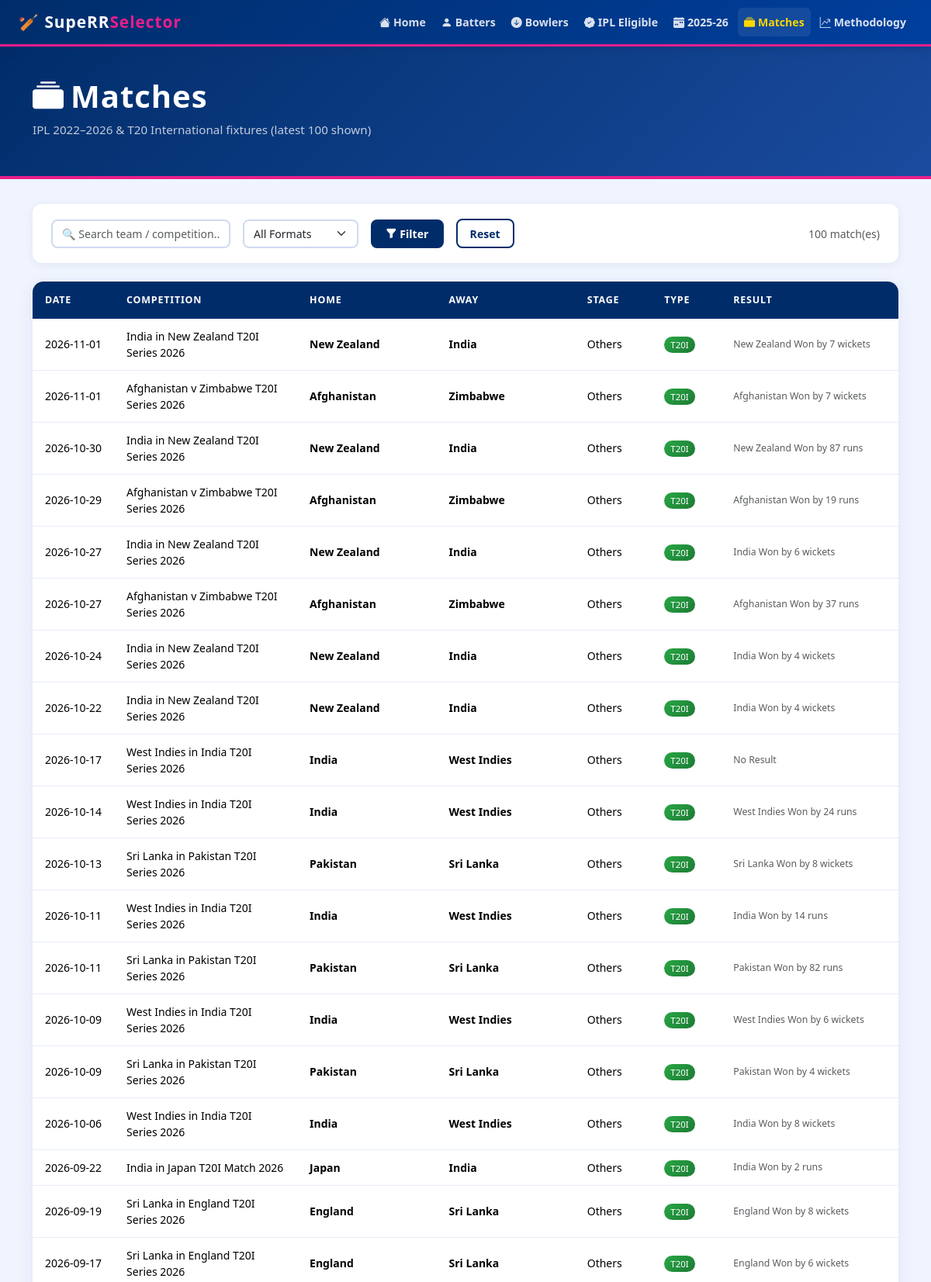
The page /matches/ (upper part) on the database its author committed.
### pressure_app/models.py (models this page shows, shortened)
class MatchSummary(models.Model):
    match_id = models.IntegerField(primary_key=True)
    comp_id = models.IntegerField()
    comp_name = models.CharField(max_length=200)
    match_date = models.CharField(max_length=50)
    stage = models.CharField(max_length=100)
    home_team = models.CharField(max_length=100)
    away_team = models.CharField(max_length=100)
    result = models.CharField(max_length=250)
    knock_out = models.BooleanField(default=False)
    is_ipl = models.BooleanField(default=False)
    class Meta:
        db_table = 'matches_summary'
        ordering = ['-match_date']

### pressure_app/views.py (the view)
# urls.py: path('matches/', views.matches_view, name='matches'),
def matches_view(request):
    query = request.GET.get('q', '').strip()
    format_filter = request.GET.get('format', 'all')
    matches = MatchSummary.objects.all()
    if format_filter == 'ipl':
        matches = matches.filter(is_ipl=True)
    elif format_filter == 't20i':
        matches = matches.filter(is_ipl=False)
    elif format_filter == 'knockout':
        matches = matches.filter(knock_out=True)
    if query:
        matches = matches.filter(Q(home_team__icontains=query) | Q(away_team__icontains=query) | Q(comp_name__icontains=query))
    matches = matches.order_by('-match_date')[:100]
    context = {
        'matches': matches,
        'query': query,
        'format': format_filter,
    }
    return render(request, 'pressure_app/matches.html', context)

### pressure_app/templates/pressure_app/matches.html (shortened to what this page needs)
{% extends "pressure_app/base.html" %}
{% block content %}
<div class="page-header">
  <div class="container">
    <h1><i class="bi bi-collection-fill me-2"></i>Matches</h1>
    <p class="subtitle">IPL 2022–2026 &amp; T20 International fixtures (latest 100 shown)</p>
  </div>
</div>
<div class="container pb-5">
  <form method="get" class="filter-bar">
    <div>
      <input type="text" name="q" class="form-control" placeholder="🔍 Search team / competition..." value="{{ query }}" style="min-width:220px">
    </div>
    <div>
      <select name="format" class="form-select" onchange="this.form.submit()">
        <option value="all"      {% if format == 'all' %}selected{% endif %}>All Formats</option>
      </select>
    </div>
    <button type="submit" class="btn-rr btn"><i class="bi bi-funnel-fill me-1"></i>Filter</button>
    <a href="{% url 'matches' %}" class="btn-rr-outline btn">Reset</a>
    <span class="ms-auto text-muted small">{{ matches|length }} match(es)</span>
  </form>
  <div class="rr-table-wrap">
    <div class="table-responsive">
      <table class="table table-hover align-middle">
        <thead>
          <tr>
            <th>Date</th><th>Competition</th><th>Home</th><th>Away</th>
            <th>Stage</th><th>Type</th><th>Result</th>
          </tr>
        </thead>
        <tbody>
          {% for m in matches %}
          <tr>
            <td class="text-nowrap">{{ m.match_date }}</td>
            <td>{{ m.comp_name }}</td>
            <td><strong>{{ m.home_team }}</strong></td>
            <td><strong>{{ m.away_team }}</strong></td>
            <td>{{ m.stage }}</td>
            <td>
              {% if m.is_ipl %}<span class="badge-ipl">IPL</span>{% else %}<span class="badge-t20i">T20I</span>{% endif %}
            </td>
            <td class="small text-muted">{{ m.result }}</td>
          </tr>
          {% empty %}
          <tr><td colspan="7" class="text-center text-muted py-5">
            No matches found. {% if query %}Try a different search.{% else %}Run <code>python load_data.py</code>.{% endif %}
          </td></tr>
          {% endfor %}
        </tbody>
      </table>
    </div>
  </div>
</div>
{% endblock %}

### static/css/custom.css (style rules this page uses)
:root { --rr-blue: #002D6A; --rr-pink: #E91E8C; --rr-gold: #FFD700; --rr-light: #f0f4ff; --rr-card-bg: #ffffff; }
body { background: var(--rr-light); font-family: 'Segoe UI', Tahoma, Geneva, Verdana, sans-serif; color: #1a1a2e; }
.page-header { background: linear-gradient(135deg, var(--rr-blue) 0%, #1a4b9e 100%); color: #fff; padding: 2.5rem 0 2rem; margin-bottom: 2rem; border-bottom: 4px solid var(--rr-pink); }
.page-header h1 { font-weight: 800; letter-spacing: 1px; }
.page-header .subtitle { color: rgba(255,255,255,0.75); font-size: 0.95rem; margin-top: 0.3rem; }
.rr-table-wrap { background: #fff; border-radius: 14px; box-shadow: 0 4px 20px rgba(0,45,106,0.08); overflow: hidden; margin-bottom: 2rem; }
.table { margin-bottom: 0; font-size: 0.875rem; }
.table thead th { background: var(--rr-blue); color: #fff; font-weight: 700; font-size: 0.78rem; text-transform: uppercase; letter-spacing: 0.8px; border: none; padding: 0.9rem 1rem; white-space: nowrap; }
.table tbody tr { transition: background 0.15s; }
.table tbody td { padding: 0.75rem 1rem; border-color: #e8edf8; vertical-align: middle; }
.badge-t20i { background: linear-gradient(135deg, #28a745, #1d7a34); color: #fff; font-size: 0.72rem; padding: 3px 8px; border-radius: 20px; }
.filter-bar { background: #fff; border-radius: 12px; box-shadow: 0 2px 12px rgba(0,45,106,0.07); padding: 1.2rem 1.5rem; margin-bottom: 1.5rem; display: flex; flex-wrap: wrap; gap: 1rem; align-items: center; }
.filter-bar .form-control, .filter-bar .form-select { border: 2px solid #d0daf0; border-radius: 8px; font-size: 0.88rem; }
.btn-rr { background: var(--rr-blue); color: #fff; border: none; border-radius: 8px; font-weight: 600; padding: 0.5rem 1.2rem; font-size: 0.88rem; transition: background 0.2s; }
.btn-rr-outline { background: transparent; color: var(--rr-blue); border: 2px solid var(--rr-blue); border-radius: 8px; font-weight: 600; padding: 0.4rem 1rem; font-size: 0.88rem; transition: all 0.2s; }

### rows shown on the page
MatchSummary: match_date "2026-11-01", comp_name "India in New Zealand T20I Series 2026", home_team "New Zealand", away_team "India", stage "Others", is_ipl "T20I", result "New Zealand Won by 7 wickets"
MatchSummary: match_date "2026-11-01", comp_name "Afghanistan v Zimbabwe T20I Series 2026", home_team "Afghanistan", away_team "Zimbabwe", stage "Others", is_ipl "T20I", result "Afghanistan Won by 7 wickets"
MatchSummary: match_date "2026-10-30", comp_name "India in New Zealand T20I Series 2026", home_team "New Zealand", away_team "India", stage "Others", is_ipl "T20I", result "New Zealand Won by 87 runs"
MatchSummary: match_date "2026-10-29", comp_name "Afghanistan v Zimbabwe T20I Series 2026", home_team "Afghanistan", away_team "Zimbabwe", stage "Others", is_ipl "T20I", result "Afghanistan Won by 19 runs"
MatchSummary: match_date "2026-10-27", comp_name "India in New Zealand T20I Series 2026", home_team "New Zealand", away_team "India", stage "Others", is_ipl "T20I", result "India Won by 6 wickets"
MatchSummary: match_date "2026-10-27", comp_name "Afghanistan v Zimbabwe T20I Series 2026", home_team "Afghanistan", away_team "Zimbabwe", stage "Others", is_ipl "T20I", result "Afghanistan Won by 37 runs"
MatchSummary: match_date "2026-10-24", comp_name "India in New Zealand T20I Series 2026", home_team "New Zealand", away_team "India", stage "Others", is_ipl "T20I", result "India Won by 4 wickets"
MatchSummary: match_date "2026-10-22", comp_name "India in New Zealand T20I Series 2026", home_team "New Zealand", away_team "India", stage "Others", is_ipl "T20I", result "India Won by 4 wickets"
MatchSummary: match_date "2026-10-17", comp_name "West Indies in India T20I Series 2026", home_team "India", away_team "West Indies", stage "Others", is_ipl "T20I", result "No Result"
MatchSummary: match_date "2026-10-14", comp_name "West Indies in India T20I Series 2026", home_team "India", away_team "West Indies", stage "Others", is_ipl "T20I", result "West Indies Won by 24 runs"
MatchSummary: match_date "2026-10-13", comp_name "Sri Lanka in Pakistan T20I Series 2026", home_team "Pakistan", away_team "Sri Lanka", stage "Others", is_ipl "T20I", result "Sri Lanka Won by 8 wickets"
MatchSummary: match_date "2026-10-11", comp_name "West Indies in India T20I Series 2026", home_team "India", away_team "West Indies", stage "Others", is_ipl "T20I", result "India Won by 14 runs"
MatchSummary: match_date "2026-10-11", comp_name "Sri Lanka in Pakistan T20I Series 2026", home_team "Pakistan", away_team "Sri Lanka", stage "Others", is_ipl "T20I", result "Pakistan Won by 82 runs"
MatchSummary: match_date "2026-10-09", comp_name "West Indies in India T20I Series 2026", home_team "India", away_team "West Indies", stage "Others", is_ipl "T20I", result "West Indies Won by 6 wickets"
MatchSummary: match_date "2026-10-09", comp_name "Sri Lanka in Pakistan T20I Series 2026", home_team "Pakistan", away_team "Sri Lanka", stage "Others", is_ipl "T20I", result "Pakistan Won by 4 wickets"
MatchSummary: match_date "2026-10-06", comp_name "West Indies in India T20I Series 2026", home_team "India", away_team "West Indies", stage "Others", is_ipl "T20I", result "India Won by 8 wickets"
MatchSummary: match_date "2026-09-22", comp_name "India in Japan T20I Match 2026", home_team "Japan", away_team "India", stage "Others", is_ipl "T20I", result "India Won by 2 runs"
MatchSummary: match_date "2026-09-19", comp_name "Sri Lanka in England T20I Series 2026", home_team "England", away_team "Sri Lanka", stage "Others", is_ipl "T20I", result "England Won by 8 wickets"
MatchSummary: match_date "2026-09-17", comp_name "Sri Lanka in England T20I Series 2026", home_team "England", away_team "Sri Lanka", stage "Others", is_ipl "T20I", result "England Won by 6 wickets"

### other values the page prints
{{ matches|length }} "100"
